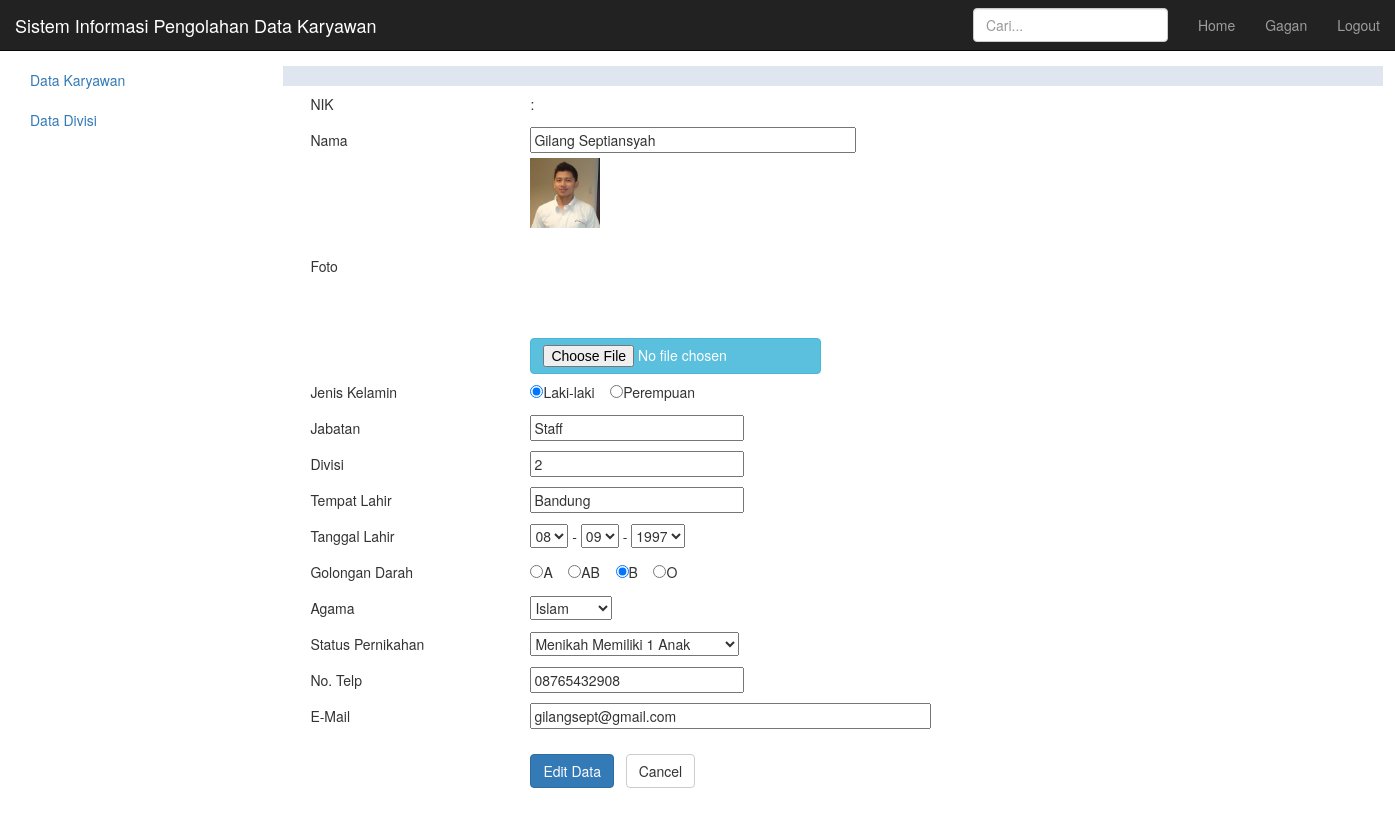
Screenshot of /index.php?page=edit_karyawan&nik=11151406 (signed in) with the database file from the repository.
### tables this page shows
CREATE TABLE `data_karyawan` (
  `nik` varchar(9) NOT NULL DEFAULT '',
  `nama` varchar(30) NOT NULL,
  `namafoto` varchar(50) NOT NULL,
  `jk` varchar(1) NOT NULL,
  `jab` varchar(10) NOT NULL,
  `id_divisi` int(11) NOT NULL,
  `tmp_lhr` varchar(15) NOT NULL,
  `tgl_lhr` date DEFAULT NULL,
  `gol_darah` varchar(2) NOT NULL,
  `agama` varchar(10) NOT NULL,
  `status` varchar(2) NOT NULL,
  `telp` varchar(12) NOT NULL,
  `email` varchar(30) NOT NULL
);

### edit_karyawan.php (the view, shortened to what this page needs)
<div class="container">
<?php
$Open = include "koneksi.php";
if (isset($_GET['nik'])) {
	$nik = $_GET['nik'];
}
	$query	= "SELECT * FROM data_karyawan WHERE nik='$nik'";
	$sql	= mysqli_query ($koneksi, $query);
	$hasil	= mysqli_fetch_array ($sql);
	$nik	= $hasil['nik'];
	$nama	= $hasil['nama'];
	$foto	= $hasil['namafoto'];
	$jk		= $hasil['jk'];
	$jab	= $hasil['jab'];
	$id_divisi 	= $hasil['id_divisi'];
	$tmp_lhr	= $hasil['tmp_lhr'];
	list($thn,$bln,$tgl) = explode("-",$hasil['tgl_lhr']);
	$gol_darah	= $hasil['gol_darah'];
	$agama		= $hasil['agama'];
	$status		= $hasil['status'];
	$telp		= $hasil['telp'];
	$email		= $hasil['email'];
?>
<form action="#" method="POST" name="formedit" enctype="multipart/form-data">
<table width="1100" border="0" align="center" cellpadding="0" cellspacing="0">
		<tr>
			<td>&nbsp;</td>
			<td>&nbsp;</td>
			<td width="550">&nbsp;</td>
		</tr>
		<tr>
			<td>&nbsp;</td>
			<td>&nbsp;</td>
			<td width="550"><font color="orange" size="4" face="arial"><b>Form Edit Data Karyawan</b></font></td>
		</tr>
		<tr>
			<td>&nbsp;</td>
			<td>&nbsp;</td>
			<td width="550">&nbsp;</td>
		</tr>
		<tr bgcolor="#DFE6EF" height="20">
			<td>&nbsp;</td>
			<td>&nbsp;</td>
			<td width="550" align="center"></td>
		</tr>
		<tr>
			<td width="18">&nbsp;</td>
			<td width="142" height="36">NIK</td>
			<td width="550">:</td>
		</tr>
		<tr>
			<td>&nbsp;</td>
			<td height="36">Nama</td>
			<td><input type="text" name="nama" size="40" maxlength="30" value="<?=$nama?>"></td>
		</tr>
		<tr>
			<td>&nbsp;</td>
			<td height="36">Foto</td>
			<td><?php if (empty($foto))
					echo "<strong><img src='images/nopic.gif' width='70' height='110'> <br> No Image </strong>";
					else
					echo"<img class='shadow' align=left src='images/$foto' width='70' heigth='110'/ title='$nama'>"
				?><br /><br /><br /><br /><br /><br /><br /><?php=$namafoto?><br><br><input type="file" name="foto" size="49" class="btn btn-info"/></td>
		</tr>
		<tr>
			<td>&nbsp;</td>
			<td height="36">Jenis Kelamin</td>
			<td><input type="radio" name="jk" value="L" <?php echo ($jk=='L')?'checked':''; ?>>Laki-laki &nbsp;&nbsp;
				<input type="radio" name="jk" value="P" <?php echo ($jk=='P')?'checked':''; ?>>Perempuan</td>
		</tr>
		<tr>
			<td >&nbsp;</td>
			<td height="36">Jabatan</td>
			<td><input type="text" name="jab" size="25" maxlength="15" value="<?=$jab?>"></td>
		</tr>
		<tr>
			<td >&nbsp;</td>
			<td height="36">Divisi</td>
			<td><input type="text" name="id_divisi" size="25" maxlength="16" value="<?=$id_divisi?>"></td>
		</tr>
		<tr>
			<td >&nbsp;</td>
			<td height="36">Tempat Lahir</td>
			<td><input type="text" name="tmp_lhr" size="25" maxlength="15" value="<?=$tmp_lhr?>"></td>
		</tr>
		<tr>
			<td>&nbsp;</td>
			<td height="36">Tanggal Lahir</td>
			<td><select name="tgl">
			<?php
				for ($i=0; $i<=31; $i++) {
					$tg = ($i<10) ? "0$i" : $i;
					$sele = ($tg==$tgl)? "selected" : "";
					echo "<option value='$tgl' $sele>$tg</option>";
				}
			?>
				</select> -
				<select name="bln">
			<?php
				for ($i=0; $i<=12; $i++) {
					$bl = ($i<10) ? "0$i" : $i;
					$sele = ($bl==$bln)?"selected" : "";
					echo "<option value='$bln' $sele>$bl</option>";
				}
			?>
				</select> -
				<select name="thn">
			<?php
				for ($i=1949; $i<=2000; $i++) {
					$th = ($i<1950) ? "0000" : $i;
					$sele = ($i==$thn)?"selected" : "";
					echo "<option value='$thn' $sele>$th</option>";
				}
			?>
				</select></td>
		</tr>
		<tr>
			<td>&nbsp;</td>
			<td height="36">Golongan Darah</td>
			<td><input type="radio" name="gol_darah" value="A" <?php echo ($gol_darah=='A')?"checked":""; ?>>A &nbsp;&nbsp;
				<input type="radio" name="gol_darah" value="AB" <?php echo ($gol_darah=='AB')?"checked":""; ?>>AB &nbsp;&nbsp;
				<input type="radio" name="gol_darah" value="B" <?php echo ($gol_darah=='B')?"checked":""; ?>>B &nbsp;&nbsp;
				<input type="radio" name="gol_darah" value="O" <?php echo ($gol_darah=='O')?"checked":""; ?>>O</td>
		</tr>
		<tr>
			<td>&nbsp;</td>
			<td height="36">Agama</td>
			<td><select name="agama">
				<option value="-" <?php echo ($agama=='-')?"selected":""; ?>>-pilihan-
				<option value="Islam" <?php echo ($agama=='Islam')?"selected":""; ?>>Islam
				<option value="Protestan" <?php echo ($agama=='Protestan')?"selected":""; ?>>Protestan
				</select></td>
		</tr>
		<tr>
			<td>&nbsp;</td>
			<td height="36">Status Pernikahan</td>
			<td><select name="status">
				<option value="-" <?php echo ($status=='-')?"selected":""; ?>>-pilihan-
				<option value="TK" <?php echo ($status=='TK')?"selected":""; ?>>Belum Menikah
				<option value="K0" <?php echo ($status=='K0')?"selected":""; ?>>Menikah Belum Memiliki Anak
				<option value="K1" <?php echo ($status=='K1')?"selected":""; ?>>Menikah Memiliki 1 Anak
				<option value="K2" <?php echo ($status=='K2')?"selected":""; ?>>Menikah Memiliki 2 Anak
				</select></td>
		</tr>
		<tr>
			<td>&nbsp;</td>
			<td height="36">No. Telp</td>
			<td><input type="text" name="telp" size="25" maxlength="12" value="<?=$telp?>"></td>
		</tr>
		<tr>
			<td>&nbsp;</td>
			<td height="36">E-Mail</td>
			<td><input type="text" name="email" size="50" maxlength="40" value="<?=$email?>"></td>
		</tr>
		<tr>
			<td>&nbsp;</td>
			<td height="20">&nbsp;</td>
			<td>&nbsp;</td>
		</tr>
		<tr>
			<td>&nbsp;</td>
			<td>&nbsp;</td>
			<td><input type="submit" name="Edit" class="btn btn-primary" value="Edit Data">&nbsp;&nbsp;
				<input type="button" value="Cancel" class="btn btn-default" onclick=location.href="index.php?page=lihat2" title="kembali ke form edit data"></td>
		</tr>
		<tr>
			<td>&nbsp;</td>
			<td height="32">&nbsp;</td>
			<td>&nbsp;</td>
		</tr>
	</table>
</form>
</div>

### index.php (shortened to what this page needs)
<?php
	include "koneksi.php";
  $tampil = mysqli_query($koneksi, "SELECT * FROM admin where username = '$_SESSION[username]'");
  while ($hasil = mysqli_fetch_array ($tampil)){
    $namadepan = $hasil['nama_depan'];
  }
?>
<!DOCTYPE html>
<html>
<head>
	<link href="css/bootstrap.min.css" rel="stylesheet">
	<link rel="stylesheet" type="text/javascript" href="js/bootstrap.min.js">
</head>
<body>
	<nav class="navbar navbar-inverse navbar-fixed-top">
		<div class="container-fluid">
			<div class="navbar-header">
				 <a class="navbar-brand" href="index.php?page=home">Sistem Informasi Pengolahan Data Karyawan</a>
			</div>
			<div id="navbar" class="navbar-collapse collapse">
				<ul class="nav navbar-nav navbar-right">
            		<li><a href="index.php?page=home">Home</a></li></li>
            		<li><a href="index.php?page=profiladmin"><?php echo $namadepan;?></a></li>
            		<li><a href="logout.php?berhasil-logout">Logout</a></li>
          		</ul>
          		<form class="navbar-form navbar-right">
           			<input type="text" class="form-control" placeholder="Cari...">
          		</form>
			</div>
		</div>
	</nav>
	<div class="container-fluid">
      <div class="row">
        <div class="col-sm-3 col-md-2 sidebar">
          <ul class="nav nav-sidebar">
            <li class="active"><a href="#"></a></li>
            <li><a href="#">Reports</a></li>
            <li class="active"><a href="index.php?page=data_karyawan">Data Karyawan <span class="sr-only">(current)</span></a></li>
            <li><a href="index.php?page=data_divisi">Data Divisi</a></li>
          </ul>
        </div>
        <div class="col-sm-9 col-sm-offset-3 col-md-10 col-md-offset-0 main">
        	<?php
			$page = (isset($_GET['page']))? $_GET['page'] : "main";
			switch ($page) {
				case 'edit_karyawan' : include "edit_karyawan.php"; break;
			}
			?>
      </div>
    </div>
</body>
</html>

### rows the page displays
data_karyawan: nama "Gilang Septiansyah", namafoto (picture), jk "☑", jab "Staff", id_divisi "2", tmp_lhr "Bandung", gol_darah "☑", agama "Islam", status "Menikah Memiliki 1 Anak", telp "08765432908", email "gilangsept@gmail.com"

### other values shown
$namadepan "Gagan"
form field tgl "08"
form field bln "09"
form field thn "1997"
